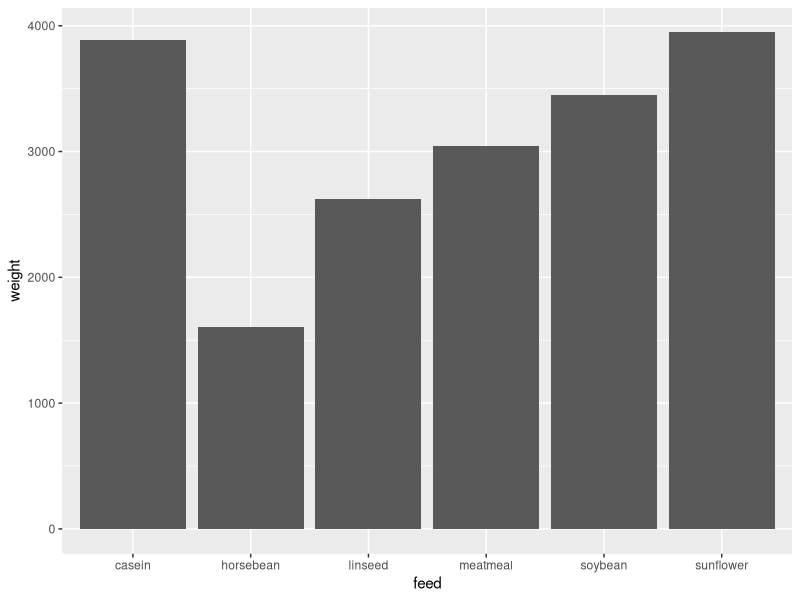

Recreate this plot in R.
## ---- chunk 1
knitr::opts_chunk$set(echo = FALSE, message = FALSE, error = FALSE)
library(dplyr); library(knitr); library(ggplot2)
my_value <- "Lotad"
## ---- chunk 2
chickwts %>%
  group_by(feed) %>% 
  ggplot() +
  geom_col(aes(x = feed, y = weight))
